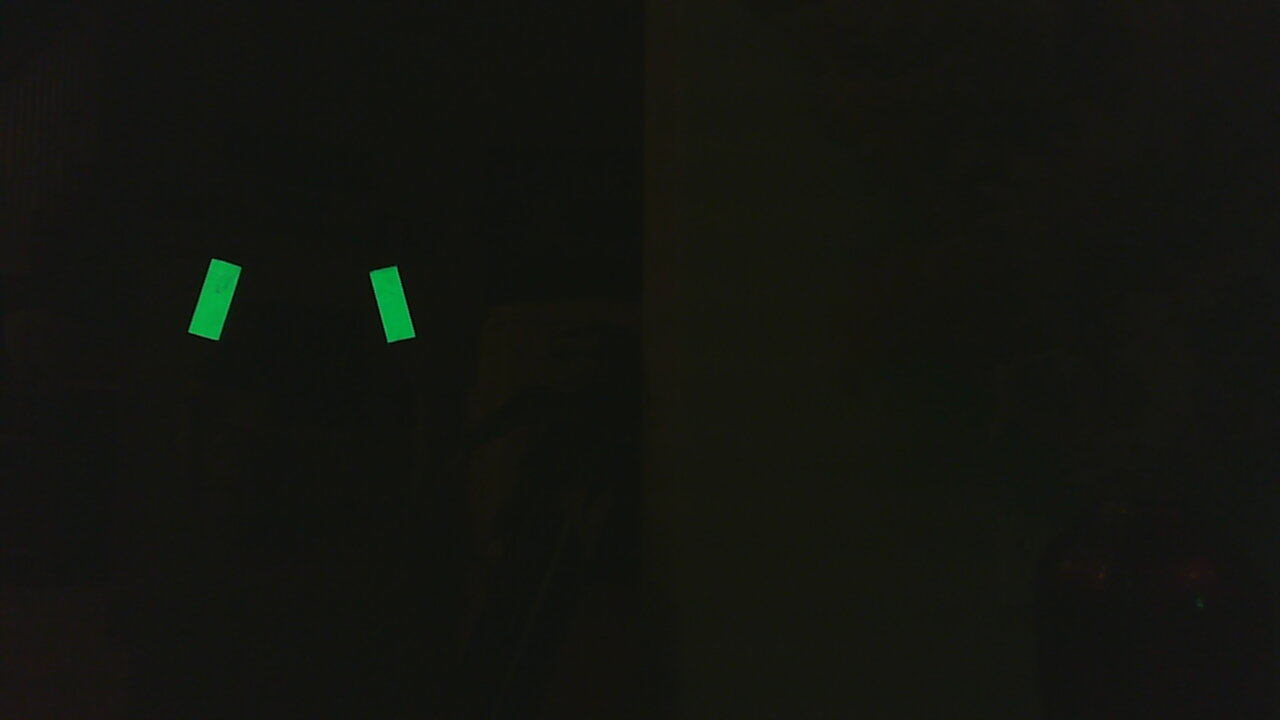
#> input picture calibration images/2019-01-18-190512.jpg, 1280 x 720 px
$ python -i grip.py   (imports and definitions only)
#> lines starting #> are read from the running program, lines starting #| are printed output that depends on the picture; after the words box and inside, x2 and y2 are one past the last pixel; in counts of white or black regions, pixels touching at a corner belong together
import cv2
import numpy
import math
from enum import Enum

class GripRetroreflectivePipeline:
    """
    An OpenCV pipeline generated by GRIP.

    """

    def __init__(self):
        """initializes all values to presets or None if need to be set
        """

        self.__hsv_threshold_hue = [59.89208633093525, 86.06060606060603]
        self.__hsv_threshold_saturation = [105.48561151079136, 255.0]
        self.__hsv_threshold_value = [68.79496402877697, 255.0]

        self.hsv_threshold_output = None

        self.__cv_dilate_src = self.hsv_threshold_output
        self.__cv_dilate_kernel = None
        self.__cv_dilate_anchor = (-1, -1)
        self.__cv_dilate_iterations = 3.0
        self.__cv_dilate_bordertype = cv2.BORDER_CONSTANT
        self.__cv_dilate_bordervalue = (-1)

        self.cv_dilate_output = None

        self.__cv_erode_src = self.cv_dilate_output
        self.__cv_erode_kernel = None
        self.__cv_erode_anchor = (-1, -1)
        self.__cv_erode_iterations = 2.0
        self.__cv_erode_bordertype = cv2.BORDER_CONSTANT
        self.__cv_erode_bordervalue = (-1)

        self.cv_erode_output = None

        self.__find_contours_input = self.cv_erode_output
        self.__find_contours_external_only = False

        self.find_contours_output = None

        self.__filter_contours_contours = self.find_contours_output
        self.__filter_contours_min_area = 700.0
        self.__filter_contours_min_perimeter = 0.0
        self.__filter_contours_min_width = 20.0
        self.__filter_contours_max_width = 10000.0
        self.__filter_contours_min_height = 20.0
        self.__filter_contours_max_height = 10000.0
        self.__filter_contours_solidity = [84.023, 100]
        self.__filter_contours_max_vertices = 1000000
        self.__filter_contours_min_vertices = 0
        self.__filter_contours_min_ratio = 0.4
        self.__filter_contours_max_ratio = 0.7

        self.filter_contours_output = None


    def process(self, source0):
        """
        Runs the pipeline and sets all outputs to new values.
        """
        # Step HSV_Threshold0:
        self.__hsv_threshold_input = source0
        (self.hsv_threshold_output) = self.__hsv_threshold(self.__hsv_threshold_input, self.__hsv_threshold_hue, self.__hsv_threshold_saturation, self.__hsv_threshold_value)

        # Step CV_dilate0:
        self.__cv_dilate_src = self.hsv_threshold_output
        (self.cv_dilate_output) = self.__cv_dilate(self.__cv_dilate_src, self.__cv_dilate_kernel, self.__cv_dilate_anchor, self.__cv_dilate_iterations, self.__cv_dilate_bordertype, self.__cv_dilate_bordervalue)

        # Step CV_erode0:
        self.__cv_erode_src = self.cv_dilate_output
        (self.cv_erode_output) = self.__cv_erode(self.__cv_erode_src, self.__cv_erode_kernel, self.__cv_erode_anchor, self.__cv_erode_iterations, self.__cv_erode_bordertype, self.__cv_erode_bordervalue)

        # Step Find_Contours0:
        self.__find_contours_input = self.cv_erode_output
        (self.find_contours_output) = self.__find_contours(self.__find_contours_input, self.__find_contours_external_only)

        # Step Filter_Contours0:
        self.__filter_contours_contours = self.find_contours_output
        (self.filter_contours_output) = self.__filter_contours(self.__filter_contours_contours, self.__filter_contours_min_area, self.__filter_contours_min_perimeter, self.__filter_contours_min_width, self.__filter_contours_max_width, self.__filter_contours_min_height, self.__filter_contours_max_height, self.__filter_contours_solidity, self.__filter_contours_max_vertices, self.__filter_contours_min_vertices, self.__filter_contours_min_ratio, self.__filter_contours_max_ratio)


    @staticmethod
    def __hsv_threshold(input, hue, sat, val):
        """Segment an image based on hue, saturation, and value ranges.
        Args:
            input: A BGR numpy.ndarray.
            hue: A list of two numbers the are the min and max hue.
            sat: A list of two numbers the are the min and max saturation.
            lum: A list of two numbers the are the min and max value.
        Returns:
            A black and white numpy.ndarray.
        """
        out = cv2.cvtColor(input, cv2.COLOR_BGR2HSV)
        return cv2.inRange(out, (hue[0], sat[0], val[0]),  (hue[1], sat[1], val[1]))

    @staticmethod
    def __cv_dilate(src, kernel, anchor, iterations, border_type, border_value):
        """Expands area of higher value in an image.
        Args:
           src: A numpy.ndarray.
           kernel: The kernel for dilation. A numpy.ndarray.
           iterations: the number of times to dilate.
           border_type: Opencv enum that represents a border type.
           border_value: value to be used for a constant border.
        Returns:
            A numpy.ndarray after dilation.
        """
        return cv2.dilate(src, kernel, anchor, iterations = (int) (iterations +0.5),
                            borderType = border_type, borderValue = border_value)

    @staticmethod
    def __cv_erode(src, kernel, anchor, iterations, border_type, border_value):
        """Expands area of lower value in an image.
        Args:
           src: A numpy.ndarray.
           kernel: The kernel for erosion. A numpy.ndarray.
           iterations: the number of times to erode.
           border_type: Opencv enum that represents a border type.
           border_value: value to be used for a constant border.
        Returns:
            A numpy.ndarray after erosion.
        """
        return cv2.erode(src, kernel, anchor, iterations = (int) (iterations +0.5),
                            borderType = border_type, borderValue = border_value)

    @staticmethod
    def __find_contours(input, external_only):
        """Sets the values of pixels in a binary image to their distance to the nearest black pixel.
        Args:
            input: A numpy.ndarray.
            external_only: A boolean. If true only external contours are found.
        Return:
            A list of numpy.ndarray where each one represents a contour.
        """
        if(external_only):
            mode = cv2.RETR_EXTERNAL
        else:
            mode = cv2.RETR_LIST
        method = cv2.CHAIN_APPROX_SIMPLE
        contours, hierarchy =cv2.findContours(input, mode=mode, method=method)
        return contours

    @staticmethod
    def __filter_contours(input_contours, min_area, min_perimeter, min_width, max_width,
                        min_height, max_height, solidity, max_vertex_count, min_vertex_count,
                        min_ratio, max_ratio):
        """Filters out contours that do not meet certain criteria.
        Args:
            input_contours: Contours as a list of numpy.ndarray.
            min_area: The minimum area of a contour that will be kept.
            min_perimeter: The minimum perimeter of a contour that will be kept.
            min_width: Minimum width of a contour.
            max_width: MaxWidth maximum width.
            min_height: Minimum height.
            max_height: Maximimum height.
            solidity: The minimum and maximum solidity of a contour.
            min_vertex_count: Minimum vertex Count of the contours.
            max_vertex_count: Maximum vertex Count.
            min_ratio: Minimum ratio of width to height.
            max_ratio: Maximum ratio of width to height.
        Returns:
            Contours as a list of numpy.ndarray.
        """
        output = []
        for contour in input_contours:
            x,y,w,h = cv2.boundingRect(contour)
            if (w < min_width or w > max_width):
                continue
            if (h < min_height or h > max_height):
                continue
            area = cv2.contourArea(contour)
            if (area < min_area):
                continue
            if (cv2.arcLength(contour, True) < min_perimeter):
                continue
            # [7 lines of commented-out code are left out]

            rectCenter, (rectWidth, rectHeight), rectAngle = cv2.minAreaRect(contour)
            solidRect = 100 * area / (rectWidth*rectHeight)
            if (solidRect < solidity[0] or solidRect > solidity[1]):
                continue
            if (len(contour) < min_vertex_count or len(contour) > max_vertex_count):
                continue
            ratio = (float)(w) / h
            if (ratio < min_ratio or ratio > max_ratio):
                continue
            output.append(contour)
        return output

>>> import cv2
>>> picture = cv2.imread('calibration images/2019-01-18-190512.jpg')
#> picture is the input picture: shape (720, 1280, 3); mean B, G, R 15.2, 20.5, 18.9
>>> result = GripRetroreflectivePipeline().process(picture)
#> in __hsv_threshold, `return cv2.inRange(out, (hue[0], sat[0], val[0]),  (hue[1], sat[1], va..`:
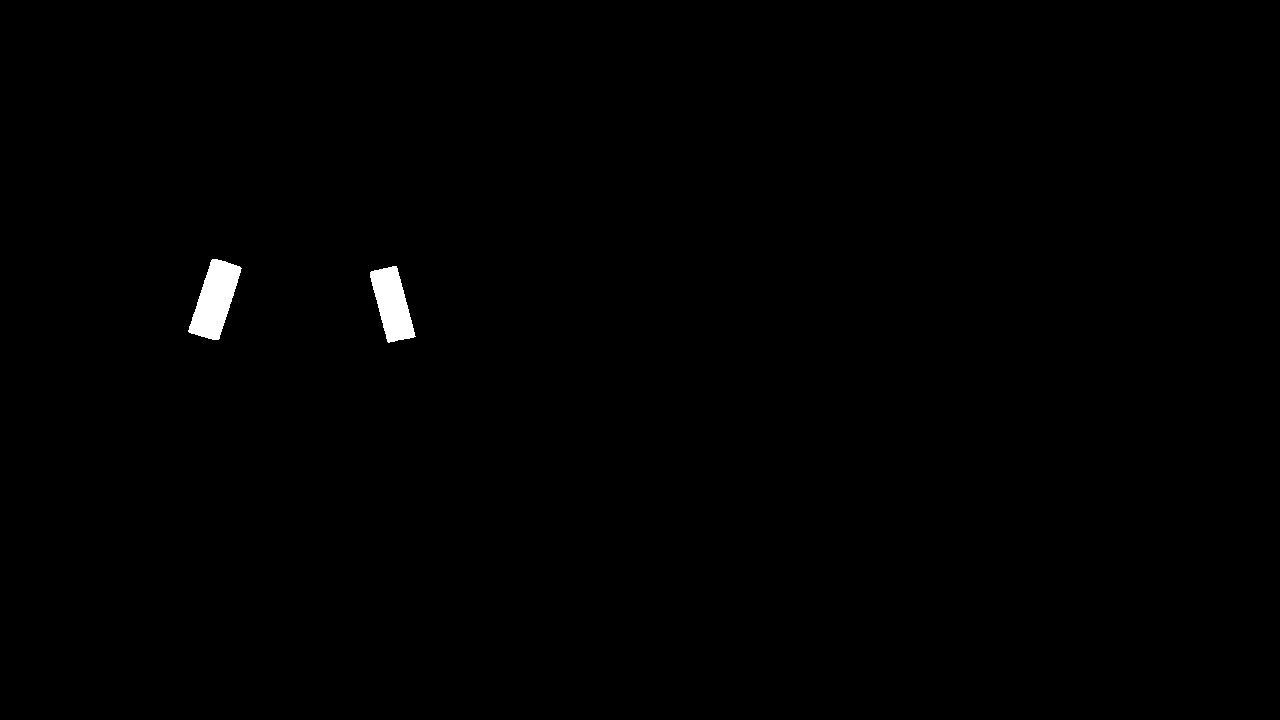
#> returned value: shape (720, 1280); 0.5% white; 2 white regions, box (x1, y1, x2, y2) and area: (188, 259, 242, 340) 2503, (370, 266, 416, 343) 2120

$ run again, on calibration images/2019-01-18-190557.jpg
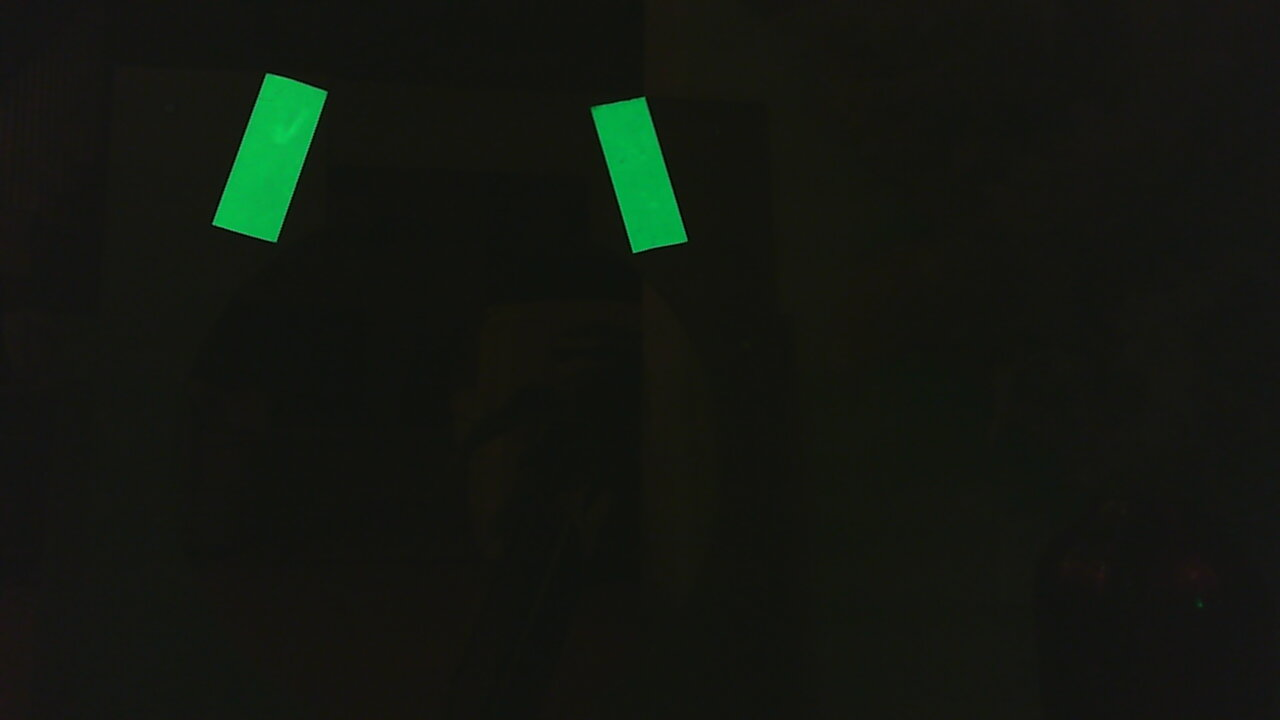
#> input picture calibration images/2019-01-18-190557.jpg, 1280 x 720 px
#> picture is the input picture: shape (720, 1280, 3); mean B, G, R 16.2, 23, 18.7
#> out: shape (720, 1280, 3); mean H, S, V 38.2, 69, 23.3
#> in __hsv_threshold, `return cv2.inRange(out, (hue[0], sat[0], val[0]),  (hue[1], sat[1], va..`:
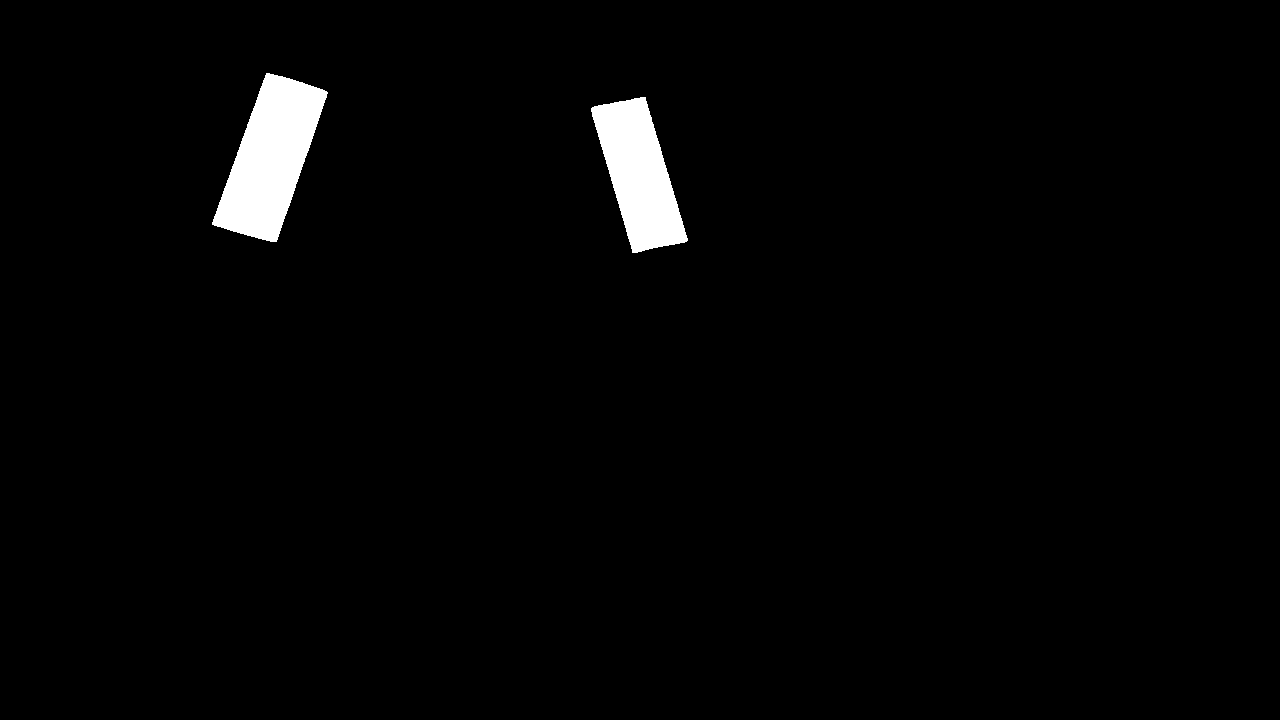
#> returned value: shape (720, 1280); 2.1% white; 2 white regions, box (x1, y1, x2, y2) and area: (212, 73, 328, 242) 10733, (591, 97, 688, 253) 8550

$ run again, on calibration images/2019-01-18-190750.jpg
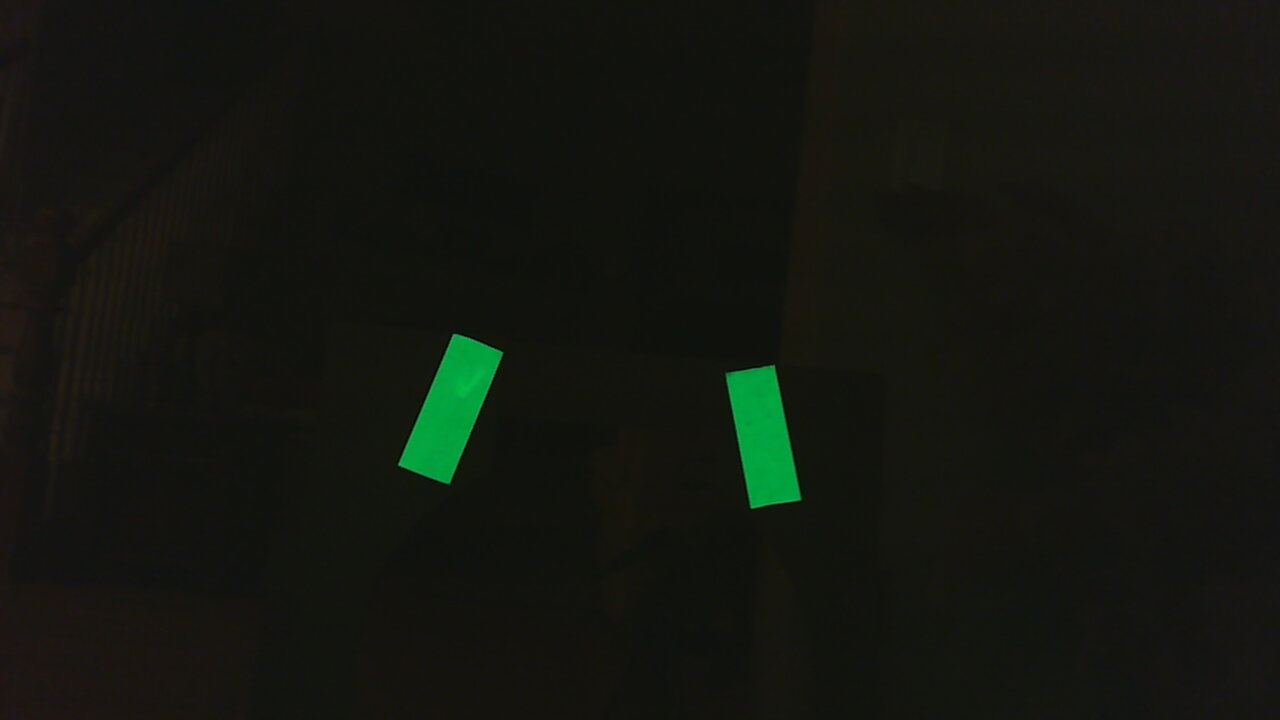
#> input picture calibration images/2019-01-18-190750.jpg, 1280 x 720 px
#> picture is the input picture: shape (720, 1280, 3); mean B, G, R 16, 22.3, 19.5
#> out: shape (720, 1280, 3); mean H, S, V 35.1, 69.9, 22.9
#> in __hsv_threshold, `return cv2.inRange(out, (hue[0], sat[0], val[0]),  (hue[1], sat[1], va..`:
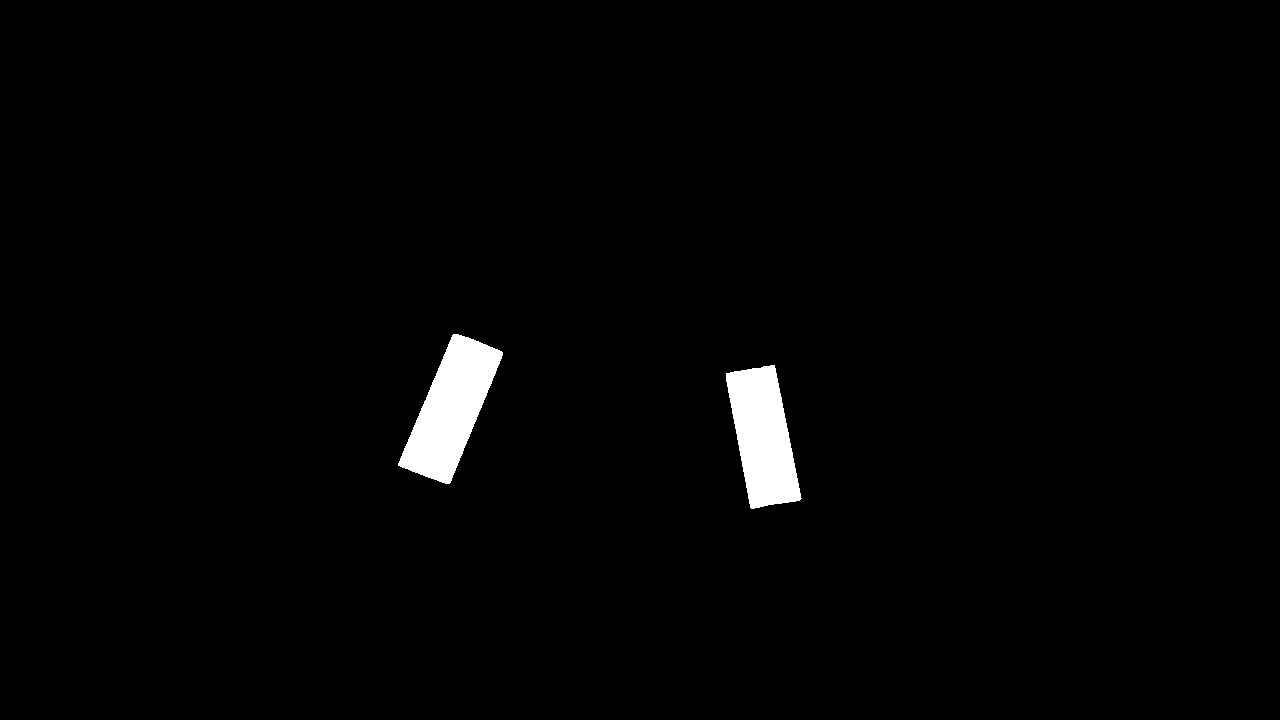
#> returned value: shape (720, 1280); 1.6% white; 2 white regions, box (x1, y1, x2, y2) and area: (398, 334, 503, 484) 7948, (726, 365, 802, 509) 7099
